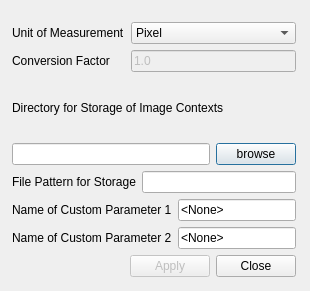
<?xml version="1.0" encoding="UTF-8"?>
<ui version="4.0">
 <class>InputCharacteristics</class>
 <widget class="QDialog" name="InputCharacteristics">
  <property name="windowModality">
   <enum>Qt::ApplicationModal</enum>
  </property>
  <property name="geometry">
   <rect>
    <x>0</x>
    <y>0</y>
    <width>310</width>
    <height>291</height>
   </rect>
  </property>
  <property name="minimumSize">
   <size>
    <width>0</width>
    <height>0</height>
   </size>
  </property>
  <property name="windowTitle">
   <string>Image Context Tempates</string>
  </property>
  <widget class="QWidget" name="layoutWidget">
   <property name="geometry">
    <rect>
     <x>12</x>
     <y>22</y>
     <width>284</width>
     <height>255</height>
    </rect>
   </property>
   <layout class="QVBoxLayout" name="verticalLayout">
    <item>
     <layout class="QGridLayout" name="gridLayout_2">
      <item row="0" column="0">
       <widget class="QLabel" name="label">
        <property name="toolTip">
         <string extracomment="Unit of measurement in &quot;world coordinates&quot;; i.e. coordinates all geometric measures report on"/>
        </property>
        <property name="text">
         <string>Unit of Measurement</string>
        </property>
       </widget>
      </item>
      <item row="0" column="1">
       <widget class="QComboBox" name="UnitOfMeasurement">
        <property name="editable">
         <bool>false</bool>
        </property>
        <property name="Pixel" stdset="0">
         <string/>
        </property>
        <item>
         <property name="text">
          <string>Pixel</string>
         </property>
        </item>
        <item>
         <property name="text">
          <string>m</string>
         </property>
        </item>
        <item>
         <property name="text">
          <string>cm</string>
         </property>
        </item>
        <item>
         <property name="text">
          <string>mm</string>
         </property>
        </item>
        <item>
         <property name="text">
          <string>um</string>
         </property>
        </item>
        <item>
         <property name="text">
          <string>nm</string>
         </property>
        </item>
        <item>
         <property name="text">
          <string>inch</string>
         </property>
        </item>
        <item>
         <property name="text">
          <string>feed</string>
         </property>
        </item>
        <item>
         <property name="text">
          <string>yard</string>
         </property>
        </item>
        <item>
         <property name="text">
          <string>degree</string>
         </property>
        </item>
        <item>
         <property name="text">
          <string>radiant</string>
         </property>
        </item>
        <item>
         <property name="text">
          <string>grad</string>
         </property>
        </item>
       </widget>
      </item>
      <item row="1" column="0">
       <widget class="QLabel" name="label_2">
        <property name="toolTip">
         <string extracomment="One Pixel are how many &quot;Unites of Measurement&quot;"/>
        </property>
        <property name="text">
         <string>Conversion Factor</string>
        </property>
       </widget>
      </item>
      <item row="1" column="1">
       <widget class="QLineEdit" name="ConversationFactor">
        <property name="enabled">
         <bool>false</bool>
        </property>
        <property name="layoutDirection">
         <enum>Qt::RightToLeft</enum>
        </property>
        <property name="text">
         <string>1.0</string>
        </property>
       </widget>
      </item>
     </layout>
    </item>
    <item>
     <layout class="QHBoxLayout" name="horizontalLayout_2">
      <item>
       <widget class="QLabel" name="label_6">
        <property name="text">
         <string>Directory for Storage of Image Contexts</string>
        </property>
       </widget>
      </item>
      <item>
       <spacer name="horizontalSpacer_3">
        <property name="orientation">
         <enum>Qt::Horizontal</enum>
        </property>
        <property name="sizeHint" stdset="0">
         <size>
          <width>40</width>
          <height>20</height>
         </size>
        </property>
       </spacer>
      </item>
     </layout>
    </item>
    <item>
     <layout class="QHBoxLayout" name="horizontalLayout">
      <item>
       <widget class="QLineEdit" name="ImageContextDirectory">
        <property name="toolTip">
         <string extracomment="Directory where Image Context files will be stored to; if empty the last used directiry is used instead"/>
        </property>
       </widget>
      </item>
      <item>
       <widget class="QPushButton" name="actionBrowse_Directory">
        <property name="sizePolicy">
         <sizepolicy hsizetype="Minimum" vsizetype="Fixed">
          <horstretch>0</horstretch>
          <verstretch>0</verstretch>
         </sizepolicy>
        </property>
        <property name="text">
         <string>browse</string>
        </property>
       </widget>
      </item>
     </layout>
    </item>
    <item>
     <layout class="QHBoxLayout" name="horizontalLayout_5">
      <item>
       <widget class="QLabel" name="label_7">
        <property name="toolTip">
         <string>$i$ is replaced by the base name of the image; $p1$ is replaced by the value ofcustom paramameter 1  and $p2$ is replaced by the value of custom parameter 2.</string>
        </property>
        <property name="text">
         <string>File Pattern for Storage</string>
        </property>
       </widget>
      </item>
      <item>
       <widget class="QLineEdit" name="FilePattern">
        <property name="toolTip">
         <string extracomment="pattern to store image context; the extension .xml will be added automatically; $i$ is replaced by the base name of the image; $p1$ is replaced by custom parameter 1; $p2$ is replaced by custom parameter 2;  $u$ is replaced by the user id"/>
        </property>
       </widget>
      </item>
     </layout>
    </item>
    <item>
     <layout class="QGridLayout" name="gridLayout_3">
      <item row="0" column="0">
       <widget class="QLabel" name="label_3">
        <property name="text">
         <string>Name of Custom Parameter 1</string>
        </property>
       </widget>
      </item>
      <item row="0" column="1">
       <widget class="QLineEdit" name="CustomParameter1">
        <property name="text">
         <string>&lt;None&gt;</string>
        </property>
       </widget>
      </item>
      <item row="1" column="0">
       <widget class="QLabel" name="label_4">
        <property name="text">
         <string>Name of Custom Parameter 2</string>
        </property>
       </widget>
      </item>
      <item row="1" column="1">
       <widget class="QLineEdit" name="CustomParameter2">
        <property name="text">
         <string>&lt;None&gt;</string>
        </property>
       </widget>
      </item>
     </layout>
    </item>
    <item>
     <layout class="QHBoxLayout" name="horizontalLayout_4">
      <item>
       <spacer name="horizontalSpacer">
        <property name="orientation">
         <enum>Qt::Horizontal</enum>
        </property>
        <property name="sizeHint" stdset="0">
         <size>
          <width>40</width>
          <height>20</height>
         </size>
        </property>
       </spacer>
      </item>
      <item>
       <widget class="QPushButton" name="Apply">
        <property name="enabled">
         <bool>false</bool>
        </property>
        <property name="text">
         <string>Apply</string>
        </property>
       </widget>
      </item>
      <item>
       <widget class="QPushButton" name="Close">
        <property name="text">
         <string>Close</string>
        </property>
       </widget>
      </item>
     </layout>
    </item>
   </layout>
  </widget>
 </widget>
 <resources/>
 <connections/>
</ui>
